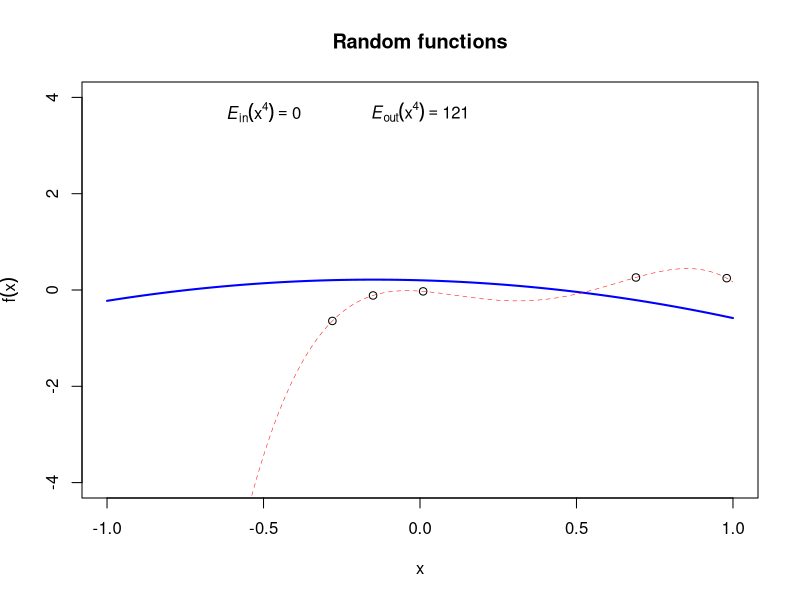
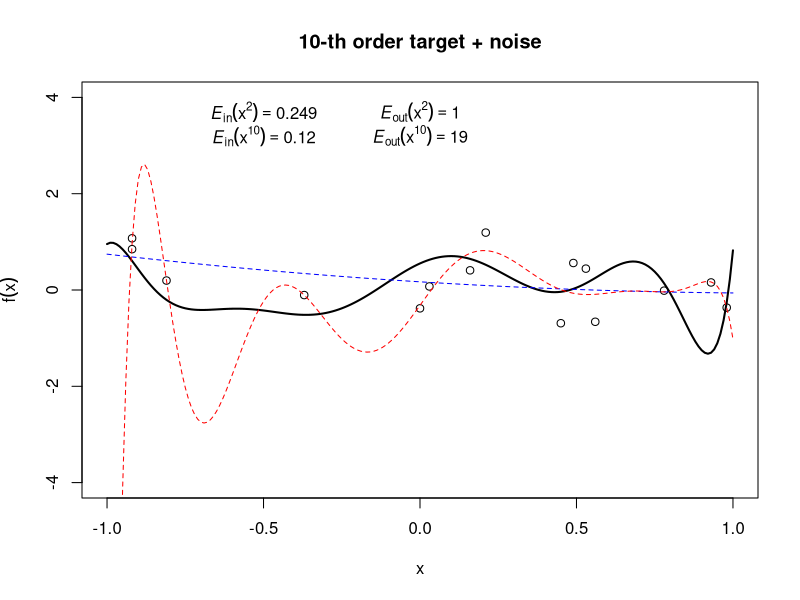
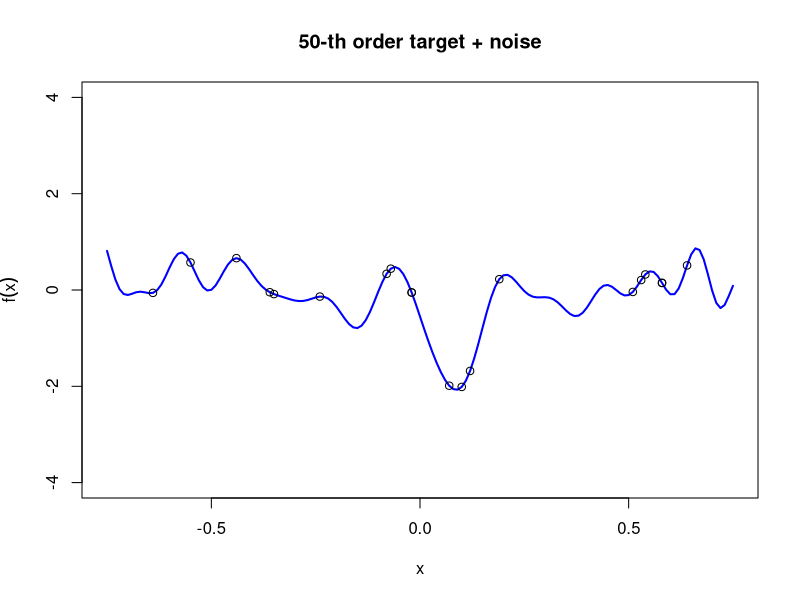

The R source for these figures, in order:
par(mfrow=c(1,1))
# Legendre polynomials
Legendre=function(x,n){
	val=0
	for(i in 0:n){
		val=val+((x^i)*choose(n,i)*choose((n+i-1)/2,n))
	}
	return((2^n)*val)
}

# creates random polynomial target functions
rLegfunc=function(x,n){
	val=0
	vec=runif(n,-1,1)
	for(i in 1:n){
		val=val+(Legendre(x,i)*vec[i])
	}
	return(val)
}

#simulates a dataset with target "func" of size n with noise sig
generator=function(n,x,func,sig){
	l<-length(func)
	dat<-matrix(rep(NA,2*n),ncol=n)
	xdat<-floor(runif(n)*l)+1
	ydat<-func[xdat]+rnorm(n,0,sig)
	xdat<-x[xdat]
	Data<-data.frame(xdat,ydat)
	return(Data)
}

#fitted model of the data
fit=function(x,model){
	v=0
	for(i in 1:length(model$coefficient)){
		v=v+(model$coefficient[i]*(x^(i-1)))
	}
return(v)
}

# gives the bias for a given fitted model (DOES NOT ACCOUNT FOR VARIABILITY IN THE DATA)
fdiff=function(x,target,model){
	f=fit(x,model)
	return((t(f-target)%*%(f-target))*(x[2]-x[1]))
}

# Quadratic target fn with an overfitted fourth-order polynomial
x<-seq(-1,1,0.01);n=5;sig=0.5;t=2;
plot(c(-1,1),c(-4,4),main="Random functions",type="n",xlab="x",ylab=expression(f(x)))
func=rLegfunc(x,t)
lines(x,func,type="l",lwd=2,col="blue")
d<-generator(n,x,func,sig)
points(d$xdat,d$ydat)
four<-lm(d$ydat~d$xdat+I(d$xdat^2)+I(d$xdat^3)+I(d$xdat^4))
err.in<-(t(four$residuals)%*%four$residuals)/n # In sample error for the quadratic model
err.out<-fdiff(x,func,four)+(sig^2) # Out of sample error
lines(x,fit(x,four),lty=2,col="red",lwd=0.5)
text1=bquote(italic(E)["in"](x^4)==.(format(err.in,digits=3)))
text2=bquote(italic(E)["out"](x^4)==.(format(err.out,digits=3)))
text(x=-0.5,y=3.7,labels=text1)
text(x=0.,y=3.7,labels=text2)

# 10-th order target with noise
x<-seq(-1,1,0.01);n=15;sig=0.5;t=10;
plot(c(min(x),max(x)),c(-4,4),main="10-th order target + noise",type="n",xlab="x",ylab=expression(f(x)))
func=rLegfunc(x,t)
lines(x,func,type="l",lwd=2)
d<-generator(n,x,func,sig)
points(d$xdat,d$ydat)

# have a 10-th order target. Fit 10 order polynomial or quadratic?
qfit<-lm(d$ydat~d$xdat+I(d$xdat^2))
err.q<-(t(qfit$residuals)%*%qfit$residuals)/n # In sample error for the quadratic model
tfit<-lm(d$ydat~d$xdat+I(d$xdat^2)+I(d$xdat^3)+I(d$xdat^4)+I(d$xdat^5)+I(d$xdat^6)+I(d$xdat^7)+I(d$xdat^8)+I(d$xdat^9)+I(d$xdat^10))
err.t<-(t(tfit$residuals)%*%tfit$residuals)/n # In sample error for the quadratic model
lines(x,fit(x,qfit),type="l",lty=2,col="blue")
lines(x,fit(x,tfit),type="l",lty=2,col="red")
text1=bquote(italic(E)["in"](x^2)==.(format(err.q,digits=3)))
text2=bquote(italic(E)["in"](x^10)==.(format(err.t,digits=3)))
text(x=-0.5,y=3.7,labels=text1)
text(x=-0.5,y=3.2,labels=text2)
err.out.q<-fdiff(x,func,qfit)+(sig^2)
err.out.t<-fdiff(x,func,tfit)+(sig^2)
text3=bquote(italic(E)["out"](x^2)==.(format(err.out.q,digits=2)))
text4=bquote(italic(E)["out"](x^{10})==.(format(err.out.t,digits=2)))
text(x=0.,y=3.7,labels=text3)
text(x=0.,y=3.2,labels=text4)

plot(c(-0.75,0.75),c(-4,4),main="50-th order target + noise",type="n",xlab="x",ylab=expression(f(x)))
x<-seq(-0.75,0.75,0.01)
func=rLegfunc(x,50)
lines(x,func,type="l",col="blue",lwd=2)
d<-generator(20,x,func,0.)
points(d)